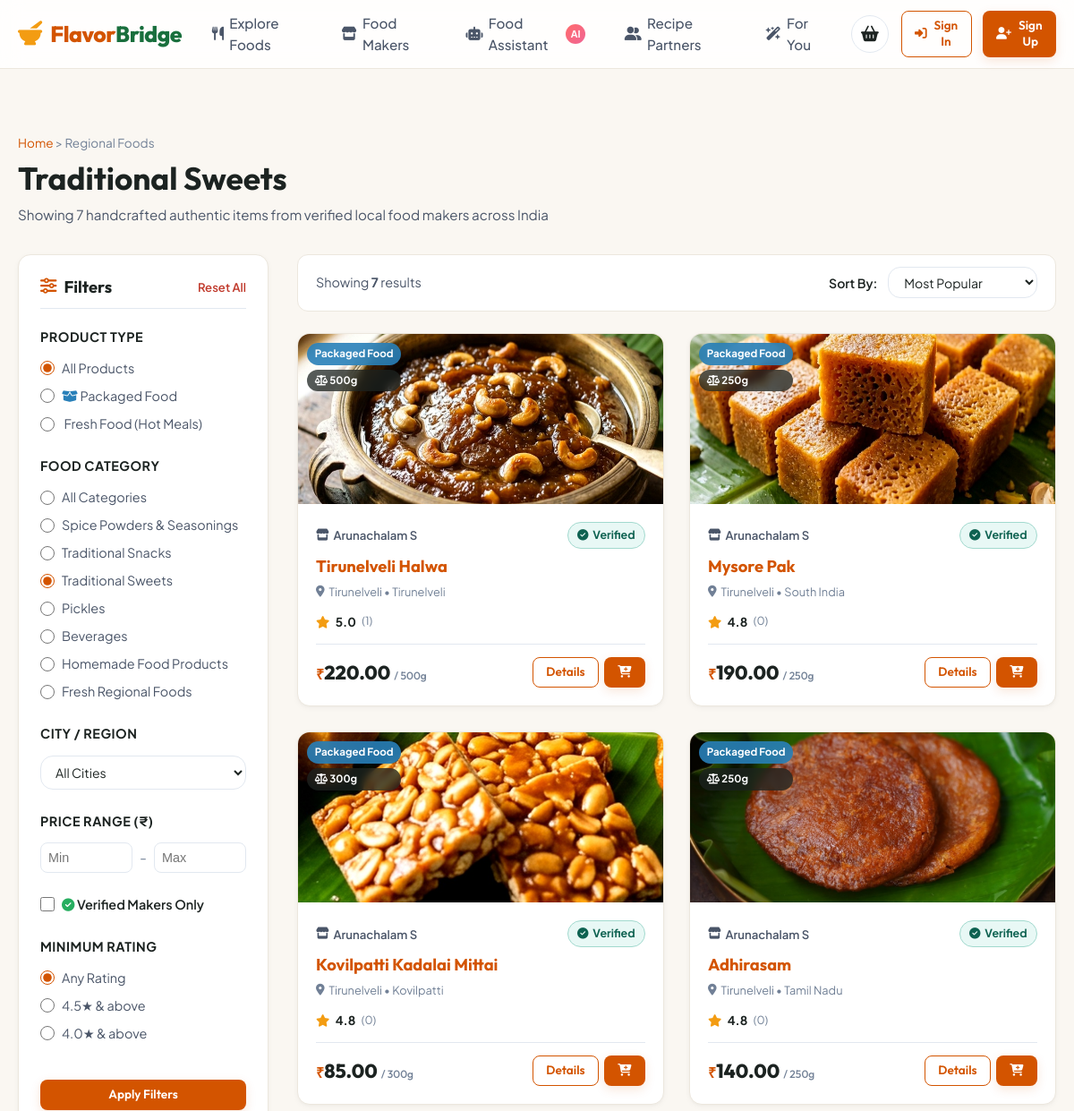
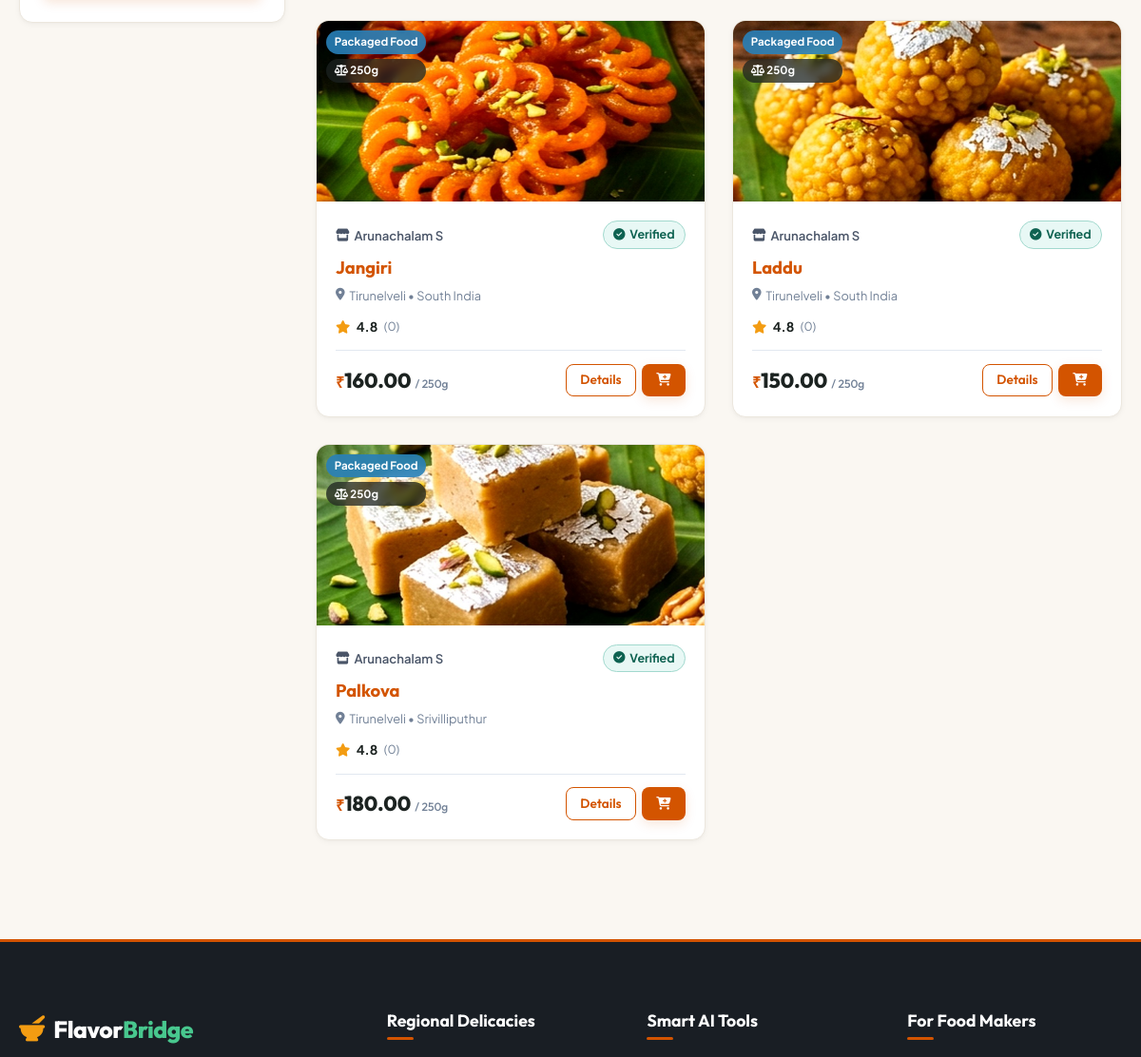
The app's page /products?category=Traditional+Sweets (upper part), older data (2 pictures, top to bottom).
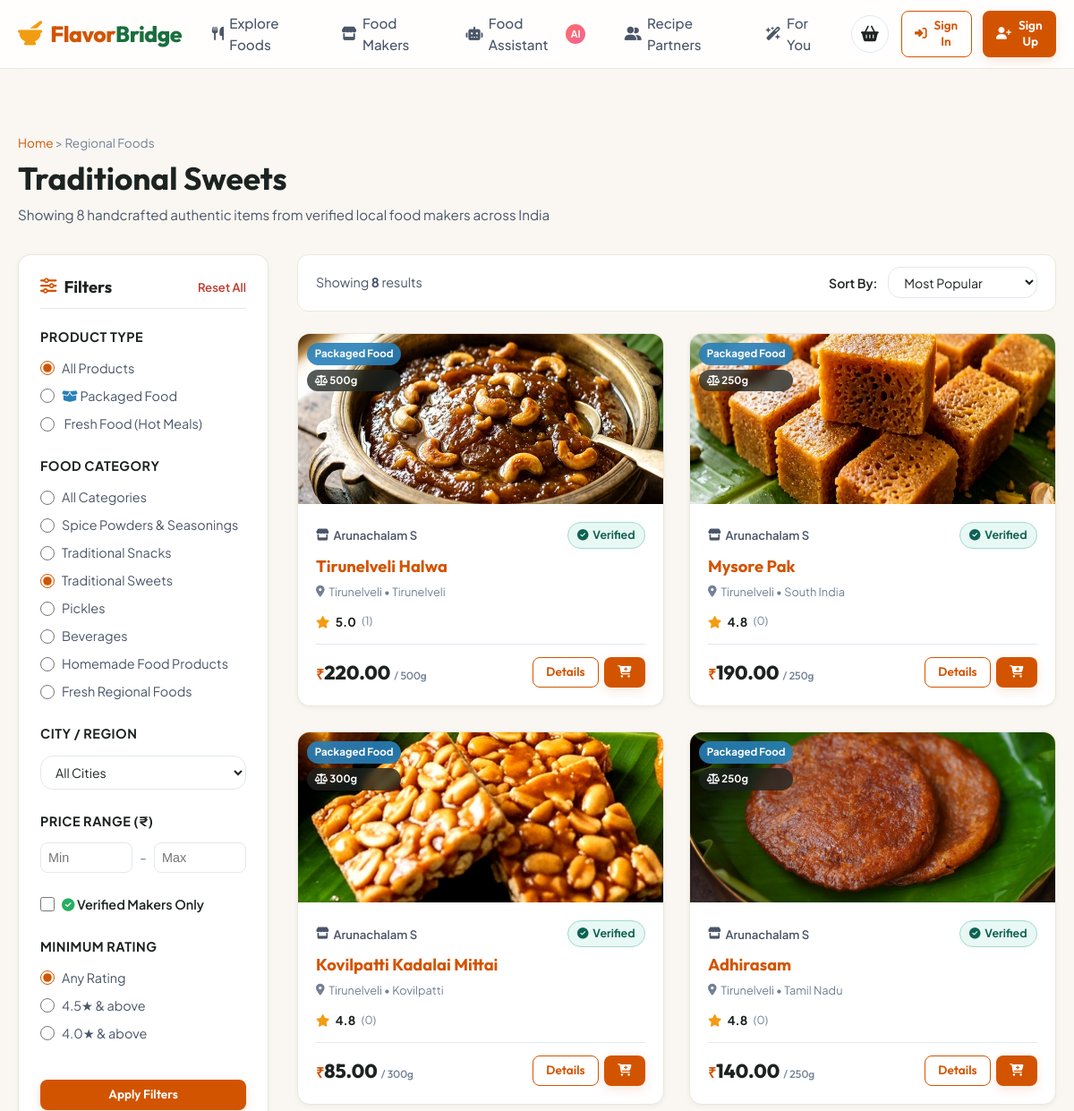
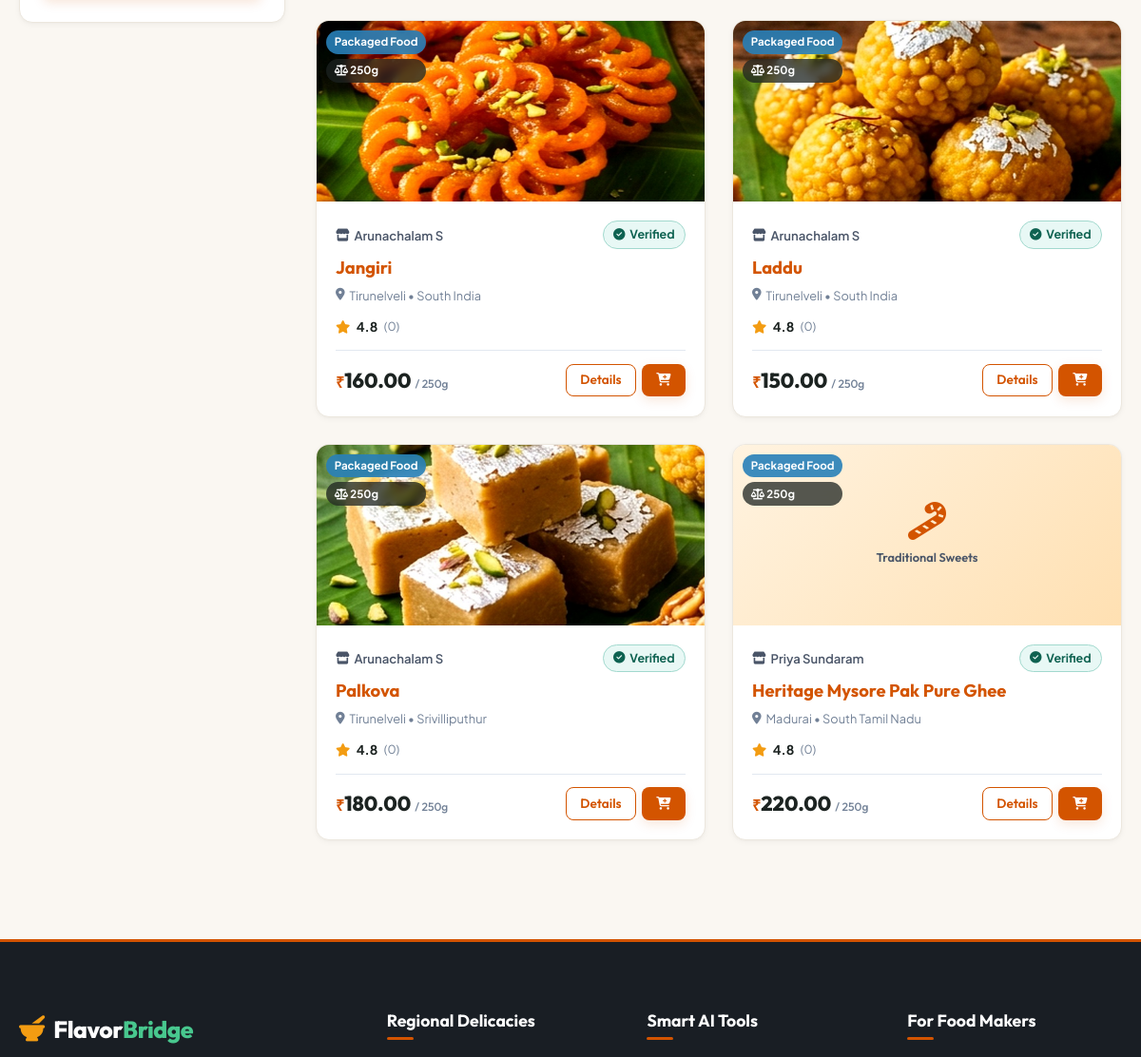
The same page, newer data (2 pictures, top to bottom).
### backend/models.py (models this page shows, shortened)
class Product(db.Model):
    __tablename__ = 'products'
    id = db.Column(db.Integer, primary_key=True)
    food_maker_id = db.Column(db.Integer, db.ForeignKey('food_makers.id', ondelete='CASCADE'), nullable=False)
    name = db.Column(db.String(150), nullable=False, index=True)
    category = db.Column(db.String(100), nullable=False, index=True)
    description = db.Column(db.Text, nullable=True)
    ingredients = db.Column(db.Text, nullable=True)
    price = db.Column(db.Float, nullable=False)
    city = db.Column(db.String(100), nullable=False, index=True)
    region = db.Column(db.String(100), nullable=True)
    image = db.Column(db.String(255), nullable=True)
    stock = db.Column(db.Integer, default=10)
    product_type = db.Column(db.String(50), nullable=False, default='Packaged Food')  # 'Packaged Food' or 'Fresh Food'
    preparation_time = db.Column(db.String(50), nullable=True, default='1-2 days')
    net_quantity = db.Column(db.String(50), nullable=True, default='250g')  # e.g., '500g', '150g', '250g', '1 kg', '1 Plate'
    created_at = db.Column(db.DateTime, default=datetime.utcnow)
    cart_items = db.relationship('CartItem', backref='product', lazy=True, cascade='all, delete-orphan')
    order_items = db.relationship('OrderItem', backref='product', lazy=True)
    reviews = db.relationship('Review', backref='product', lazy=True, cascade='all, delete-orphan')
    interactions = db.relationship('Interaction', backref='product', lazy=True, cascade='all, delete-orphan')
    @property
    def average_rating(self):
        if not self.reviews:
            return 4.8  # Default positive score for new listings
        return round(sum(r.rating for r in self.reviews) / len(self.reviews), 1)
    @property
    def rating_count(self):
        return len(self.reviews)

class User(db.Model):
    __tablename__ = 'users'
    id = db.Column(db.Integer, primary_key=True)
    name = db.Column(db.String(100), nullable=False)
    email = db.Column(db.String(120), unique=True, nullable=False, index=True)
    password_hash = db.Column(db.String(255), nullable=False)
    role = db.Column(db.String(20), nullable=False, default='customer')  # 'customer' or 'food_maker'
    phone = db.Column(db.String(20), nullable=True)
    city = db.Column(db.String(100), nullable=True)
    address = db.Column(db.Text, nullable=True)
    created_at = db.Column(db.DateTime, default=datetime.utcnow)
    food_maker_profile = db.relationship('FoodMaker', backref='user', uselist=False, cascade='all, delete-orphan')
    cart = db.relationship('Cart', backref='customer', uselist=False, cascade='all, delete-orphan')
    orders = db.relationship('Order', backref='customer', lazy=True)
    reviews = db.relationship('Review', backref='customer', lazy=True)
    interactions = db.relationship('Interaction', backref='customer', lazy=True)

class Review(db.Model):
    __tablename__ = 'reviews'
    id = db.Column(db.Integer, primary_key=True)
    customer_id = db.Column(db.Integer, db.ForeignKey('users.id'), nullable=False)
    product_id = db.Column(db.Integer, db.ForeignKey('products.id', ondelete='CASCADE'), nullable=True)
    food_maker_id = db.Column(db.Integer, db.ForeignKey('food_makers.id', ondelete='CASCADE'), nullable=False)
    rating = db.Column(db.Integer, nullable=False)  # 1 to 5
    comment = db.Column(db.Text, nullable=True)
    created_at = db.Column(db.DateTime, default=datetime.utcnow)

### backend/routes/product_routes.py (the view)
@product_bp.route('/products')
def products_list():
    query = request.args.get('q', '').strip()
    selected_category = request.args.get('category', '').strip()
    selected_city = request.args.get('city', '').strip()
    selected_type = request.args.get('product_type', '').strip()
    verified_only = request.args.get('verified_only') in ['1', 'true', 'True', 'yes']
    min_price = request.args.get('min_price', type=float)
    max_price = request.args.get('max_price', type=float)
    min_rating = request.args.get('min_rating', type=float)
    sort_by = request.args.get('sort', 'popular')
    base_query = Product.query
    if selected_category:
        base_query = base_query.filter(Product.category == selected_category)
    if selected_city:
        base_query = base_query.filter(Product.city.ilike(f"%{selected_city}%"))
    if selected_type in ['Packaged Food', 'Fresh Food']:
        base_query = base_query.filter(Product.product_type == selected_type)
    if min_price is not None:
        base_query = base_query.filter(Product.price >= min_price)
    if max_price is not None:
        base_query = base_query.filter(Product.price <= max_price)
    if verified_only:
        base_query = base_query.join(FoodMaker).filter(FoodMaker.is_verified == True)
    candidate_products = base_query.all()
    if query:
        ranked_scored = search_products(query, candidate_products)
        products = [p for p, score in ranked_scored]
    else:
        products = candidate_products
    if min_rating:
        products = [p for p in products if p.average_rating >= min_rating]
    if sort_by == 'price_asc':
        products = sorted(products, key=lambda p: p.price)
    elif sort_by == 'price_desc':
        products = sorted(products, key=lambda p: p.price, reverse=True)
    elif sort_by == 'rating':
        products = sorted(products, key=lambda p: p.average_rating, reverse=True)
    elif sort_by == 'newest':
        products = sorted(products, key=lambda p: p.created_at, reverse=True)
    elif not query:
        products = sorted(products, key=lambda p: (p.average_rating, p.rating_count), reverse=True)
    all_cities = sorted(list(set(p.city for p in Product.query.all() if p.city)))
    return render_template(
        'products.html',
        products=products,
        categories=FOOD_CATEGORIES,
        cities=all_cities,
        query=query,
        selected_category=selected_category,
        selected_city=selected_city,
        selected_type=selected_type,
        verified_only=verified_only,
        min_price=min_price,
        max_price=max_price,
        min_rating=min_rating,
        sort_by=sort_by,
        total_count=len(products)
    )

### frontend/templates/products.html (shortened to what this page needs)
{% extends "base.html" %}
{% block content %}
<div class="container" style="padding: 2.5rem 1.25rem;">
  <div style="margin-bottom: 2rem;">
    <div style="font-size: 0.85rem; color: var(--gray-medium); margin-bottom: 0.4rem;">
      <a href="{{ url_for('index') }}">Home</a> &gt; <span>Regional Foods</span>
    </div>
    <h1 style="font-size: 2.2rem; margin-bottom: 0.4rem;">
      {% if selected_category %}{{ selected_category }}{% elif query %}Search: "{{ query }}"{% else %}All Regional Delicacies{% endif %}
    </h1>
    <p style="color: var(--gray-dark); font-size: 0.95rem;">
      Showing {{ total_count }} handcrafted authentic items from verified local food makers across India
    </p>
  </div>
  <div class="catalog-layout">
    <aside class="filter-sidebar">
      <form method="GET" action="{{ url_for('product.products_list') }}" id="catalog-filter-form">
        <div class="filter-header">
          <h3><i class="fa-solid fa-sliders" style="color: var(--primary);"></i> Filters</h3>
          <a href="{{ url_for('product.products_list') }}" style="font-size: 0.82rem; font-weight: 600; color: var(--danger);">Reset All</a>
        </div>
        <div class="filter-group">
          <div class="filter-group-title">Product Type</div>
          <div class="filter-checkbox-list">
            <label class="filter-checkbox-label">
              <input type="radio" name="product_type" value="" {{ 'checked' if not selected_type else '' }}>
              <span>All Products</span>
            </label>
            <label class="filter-checkbox-label">
              <input type="radio" name="product_type" value="Packaged Food" {{ 'checked' if selected_type == 'Packaged Food' else '' }}>
              <span><i class="fa-solid fa-box-open" style="color: #2980B9;"></i> Packaged Food</span>
            </label>
            <label class="filter-checkbox-label">
              <input type="radio" name="product_type" value="Fresh Food" {{ 'checked' if selected_type == 'Fresh Food' else '' }}>
              <span> Fresh Food (Hot Meals)</span>
            </label>
          </div>
        </div>
        <div class="filter-group">
          <div class="filter-group-title">Food Category</div>
          <div class="filter-checkbox-list">
            <label class="filter-checkbox-label">
              <input type="radio" name="category" value="" {{ 'checked' if not selected_category else '' }}>
              <span>All Categories</span>
            </label>
            {% for cat in categories %}
              <label class="filter-checkbox-label">
                <input type="radio" name="category" value="{{ cat }}" {{ 'checked' if selected_category == cat else '' }}>
                <span>{{ cat }}</span>
              </label>
            {% endfor %}
          </div>
        </div>
        <div class="filter-group">
          <div class="filter-group-title">City / Region</div>
          <select name="city" class="form-control" style="font-size: 0.88rem; padding: 0.5rem 0.75rem;">
            <option value="">All Cities</option>
          </select>
        </div>
        <div class="filter-group">
          <div class="filter-group-title">Price Range (₹)</div>
          <div class="price-range-inputs">
            <input type="number" name="min_price" id="min-price-input" class="price-input" placeholder="Min" value="{{ min_price or '' }}" min="0">
            <span style="color: var(--gray-medium);">-</span>
            <input type="number" name="max_price" id="max-price-input" class="price-input" placeholder="Max" value="{{ max_price or '' }}" min="0">
          </div>
        </div>
        <div class="filter-group">
          <label class="filter-checkbox-label" style="font-weight: 600; color: var(--dark);">
            <input type="checkbox" name="verified_only" value="1" {{ 'checked' if verified_only else '' }}>
            <span><i class="fa-solid fa-circle-check" style="color: #27AE60;"></i> Verified Makers Only</span>
          </label>
        </div>
        <div class="filter-group">
          <div class="filter-group-title">Minimum Rating</div>
          <div class="filter-checkbox-list">
            <label class="filter-checkbox-label">
              <input type="radio" name="min_rating" value="" {{ 'checked' if not min_rating else '' }}>
              <span>Any Rating</span>
            </label>
            <label class="filter-checkbox-label">
              <input type="radio" name="min_rating" value="4.5" {{ 'checked' if min_rating == 4.5 else '' }}>
              <span>4.5★ & above</span>
            </label>
            <label class="filter-checkbox-label">
              <input type="radio" name="min_rating" value="4.0" {{ 'checked' if min_rating == 4.0 else '' }}>
              <span>4.0★ & above</span>
            </label>
          </div>
        </div>
        <button type="submit" class="btn btn-primary btn-block btn-sm" style="margin-top: 1rem;">
          Apply Filters
        </button>
      </form>
    </aside>
    <main>
      <div style="background: var(--bg-card); padding: 0.85rem 1.25rem; border-radius: 12px; border: var(--border-light); margin-bottom: 1.5rem; display: flex; align-items: center; justify-content: space-between; flex-wrap: wrap; gap: 1rem;">
        <div style="font-size: 0.9rem; color: var(--gray-dark);">
          Showing <strong>{{ products|length }}</strong> results
        </div>
        <div style="display: flex; align-items: center; gap: 0.75rem;">
          <label for="sort-select" style="font-size: 0.88rem; font-weight: 600; color: var(--dark);">Sort By:</label>
          <select id="sort-select" class="form-control" style="width: auto; padding: 0.4rem 0.8rem; font-size: 0.88rem;" onchange="const form = document.querySelector('#catalog-filter-form'); const hiddenSort = document.createElement('input'); hiddenSort.type='hidden'; hiddenSort.name='sort'; hiddenSort.value=this.value; form.appendChild(hiddenSort); form.submit();">
            <option value="popular" {{ 'selected' if sort_by == 'popular' else '' }}>Most Popular</option>
          </select>
        </div>
      </div>
      {% if products %}
        <div class="product-grid">
          {% for product in products %}
            <div class="product-card" id="product-card-{{ product.id }}">
              <div class="product-image-container">
                {% if product.image %}
                  <img src="{{ url_for('uploaded_file', filename=product.image) }}" alt="{{ product.name }}" loading="lazy" style="width: 100%; height: 100%; object-fit: cover;">
                {% else %}
                  <div class="product-placeholder-graphic">
                    {% if 'Halwa' in product.name or 'Sweet' in product.category or 'Pak' in product.name or 'Laddu' in product.name %}
                      <i class="fa-solid fa-candy-cane"></i>
                    {% elif 'Masala' in product.name or 'Powder' in product.name or 'Podi' in product.name %}
                      <i class="fa-solid fa-mortar-pestle"></i>
                    {% elif 'Pickle' in product.name %}
                      <i class="fa-solid fa-jar"></i>
                    {% elif 'Coffee' in product.name or 'Tea' in product.name %}
                      <i class="fa-solid fa-mug-hot"></i>
                    {% elif product.product_type == 'Fresh Food' %}
                      <i class="fa-solid fa-bowl-rice"></i>
                    {% else %}
                      <i class="fa-solid fa-cookie-bite"></i>
                    {% endif %}
                    <span>{{ product.category }}</span>
                  </div>
                {% endif %}
                <div class="product-card-badges">
                  <span class="product-type-pill {{ 'pill-fresh' if product.product_type == 'Fresh Food' else 'pill-packaged' }}">
                    {{ product.product_type }}
                  </span>
                  {% if product.net_quantity %}
                    <span class="product-type-pill" style="background: rgba(28, 35, 33, 0.75); color: #FFFFFF; font-size: 0.72rem;">
                      <i class="fa-solid fa-scale-balanced"></i> {{ product.net_quantity }}
                    </span>
                  {% endif %}
                </div>
              </div>
              <div class="product-card-body">
                <div class="product-maker-info">
                  <span class="maker-name">
                    <i class="fa-solid fa-store"></i> {{ product.food_maker.user.name if product.food_maker and product.food_maker.user else 'Traditional Maker' }}
                  </span>
                  {% if product.food_maker and product.food_maker.is_verified %}
                    <span class="badge badge-verified" title="Verified Quality Maker"><i class="fa-solid fa-circle-check"></i> Verified</span>
                  {% endif %}
                </div>
                <h3 class="product-title">
                  <a href="{{ url_for('product.product_detail', product_id=product.id) }}">{{ product.name }}</a>
                </h3>
                <div class="product-location">
                  <i class="fa-solid fa-location-dot"></i> {{ product.city }} {% if product.region %}• {{ product.region }}{% endif %}
                </div>
                <div class="product-rating-row">
                  <div class="stars"><i class="fa-solid fa-star"></i></div>
                  <span class="rating-score">{{ product.average_rating }}</span>
                  <span class="rating-count">({{ product.rating_count }})</span>
                </div>
                <div class="product-card-footer">
                  <div class="product-price">
                    <span class="currency">₹</span>{{ "%.2f"|format(product.price) }}
                    <span style="font-size: 0.75rem; color: var(--gray-medium); font-weight: 500;">/ {{ product.net_quantity or 'pack' }}</span>
                  </div>
                  <div style="display: flex; gap: 6px;">
                    <a href="{{ url_for('product.product_detail', product_id=product.id) }}" class="btn btn-outline btn-sm">Details</a>
                    <button class="btn btn-primary btn-sm btn-add-to-cart-ajax" data-product-id="{{ product.id }}" aria-label="Add to cart">
                      <i class="fa-solid fa-cart-plus"></i>
                    </button>
                  </div>
                </div>
              </div>
            </div>
          {% endfor %}
        </div>
      {% endif %}
    </main>
  </div>
</div>
{% endblock %}

Row changes from the older to the newer data that the page shows:
added Product: category "Traditional Sweets", product_type "Packaged Food", net_quantity "250g", food_maker.user "Priya Sundaram", name "Heritage Mysore Pak Pure Ghee", city "Madurai", region "South Tamil Nadu", average_rating "4.8", rating_count "0", price "220.00"
Text that changed along with them:
{{ total_count }}: "7" → "8"
{{ products|length }}: "7" → "8"
